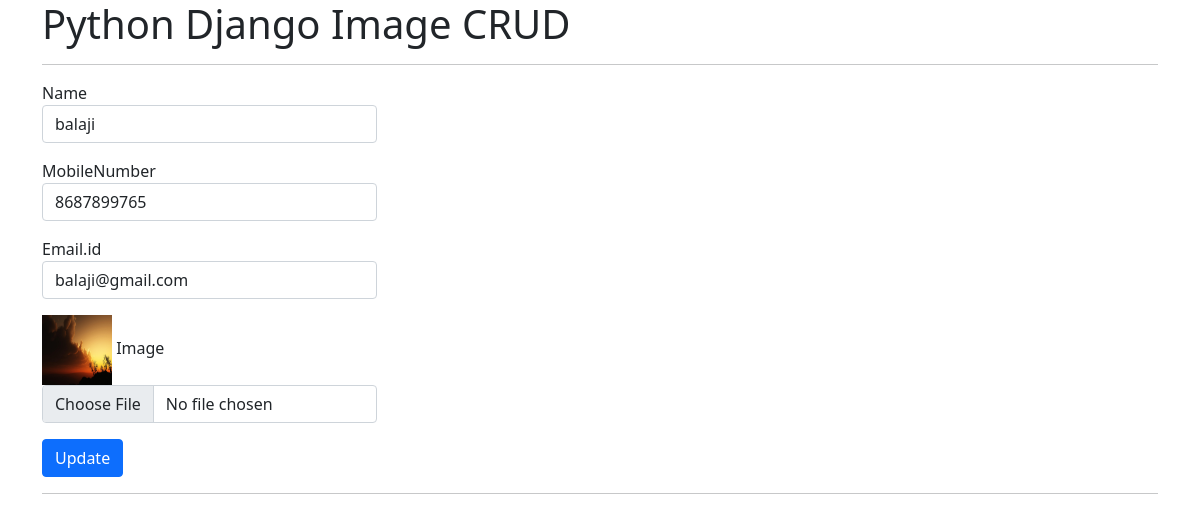
/edit/18, run on the app's committed database.
### myapp/models.py (models this page shows)
class Blue(models.Model):
	name = models.CharField(max_length=20)
	phonenumber = models.CharField(max_length=20)
	email = models.CharField(max_length=10)
	image = models.ImageField(upload_to="picture/")

### myapp/views.py (the view, shortened to what this page needs)
# urls.py: path('edit/<int:id>', views.edit, name='edit'),
def edit(request, id):
	blue = Blue.objects.get(id=id)
	context = {'blue':blue }
	return render(request, 'edit.html', context)

### myapp/templates/edit.html (shortened to what this page needs)
{% extends 'base.html' %}
{% block body %}
<form action="/edit/{{blue.id}}"  method="POST" enctype="multipart/form-data">
    <div class="mb-3">
        <label>Name</label>
        <input type="text" name="name" value="{{ blue.name }}"class="form-control" style="width:30%;" >
    </div>
    <div class="mb-3">
        <label>MobileNumber</label>
        <input type="text" name="phonenumber" value="{{ blue.phonenumber }}"class="form-control" style="width:30%;" >
    </div>
    <div class="mb-3">
        <label>Email.id</label>
        <input type="text" name="email" value="{{ blue.email }}"class="form-control" style="width:30%;">
    </div>
    <div class="mb-3">
        {% if blue.image %}
        <img src="{{ blue.image.url }}"  style="height: 70px; width: 70px;"alt="" class="prod-size">
        {% endif %}
        <label>Image</label>
        <input type="file" name="image"  class="form-control" style="width:30%;">
    </div>
    <div class="mb-3">
        <button type="success"  class="btn btn-primary">Update</button>
    </div>
</form>
{% endblock %}

### data on the page
Blue: name "balaji", phonenumber "8687899765", email "balaji@gmail.com", image (picture)
